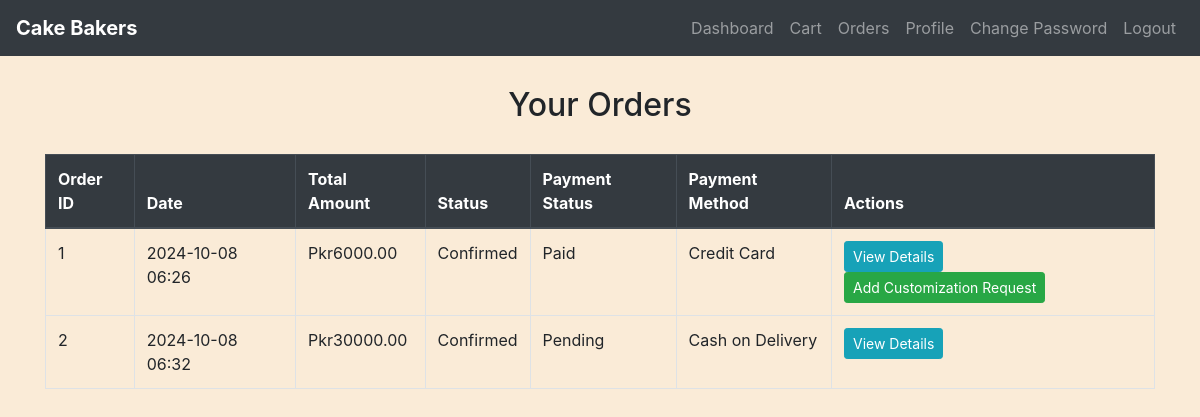
The app's page /view_orders/ (signed in), older data.
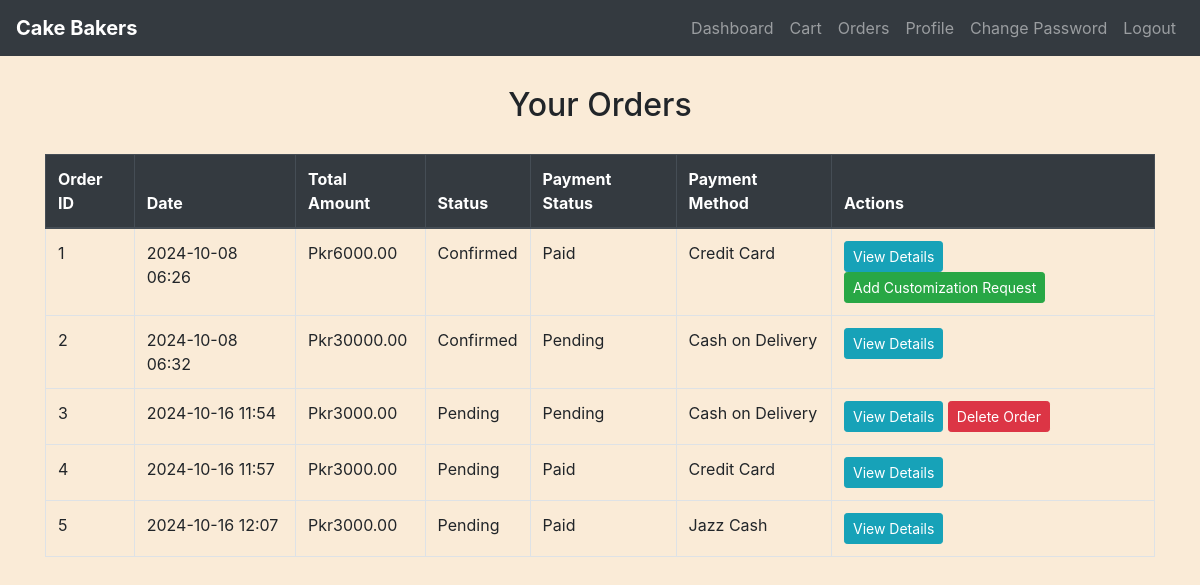
The same page, newer data.
### myapp/models.py (models this page shows, shortened)
class Order(models.Model):
    ORDER_STATUS_CHOICES = [
        ('Pending', 'Pending'),
        ('Confirmed', 'Confirmed'),
        ('Shipped', 'Shipped'),
        ('Delivered', 'Delivered'),
        ('Canceled', 'Canceled')
    ]
    PAYMENT_STATUS_CHOICES = [
        ('Pending', 'Pending'),
        ('Paid', 'Paid')
    ]
    PAYMENT_METHOD_CHOICES = [
        ('Cash on Delivery', 'Cash on Delivery'),
        ('Credit Card', 'Credit Card'),
        ('Jazz Cash', 'Jazz Cash'),
        ('Easy Paisa', 'Easy Paisa')
    ]
    user = models.ForeignKey(User, on_delete=models.CASCADE)
    address = models.CharField(max_length=255)
    order_date = models.DateTimeField(auto_now_add=True)
    order_status = models.CharField(max_length=10, choices=ORDER_STATUS_CHOICES, default='Pending')
    total_amount = models.DecimalField(max_digits=10, decimal_places=2)
    payment_status = models.CharField(max_length=10, choices=PAYMENT_STATUS_CHOICES, default='Pending')
    payment_method = models.CharField(max_length=20, choices=PAYMENT_METHOD_CHOICES)

### myapp/views.py (the view)
# urls.py: path('view_orders/', views.view_orders, name='view_orders'),
@login_required
def view_orders(request):
    orders = Order.objects.filter(user=request.user)
    return render(request, 'view_orders.html', {'orders': orders})

### templates/view_orders.html (shortened to what this page needs)
{% extends "base.html" %}
{% block content %}
<div class="container mt-4">
    <h2>Your Orders</h2>
    {% if orders %}
        <table class="table table-bordered">
            <thead class="thead-dark">
                <tr>
                    <th>Order ID</th>
                    <th>Date</th>
                    <th>Total Amount</th>
                    <th>Status</th>
                    <th>Payment Status</th>
                    <th>Payment Method</th>
                    <th>Actions</th>
                </tr>
            </thead>
            <tbody>
                {% for order in orders %}
                    <tr>
                        <td>{{ order.id }}</td>
                        <td>{{ order.order_date|date:"Y-m-d H:i" }}</td>
                        <td>Pkr{{ order.total_amount|floatformat:2 }}</td>
                        <td>{{ order.get_order_status_display }}</td>
                        <td>{{ order.get_payment_status_display }}</td>
                        <td>{{ order.get_payment_method_display }}</td>
                        <td>
                            <a href="{% url 'view_order_details' order.id %}" class="btn btn-info btn-sm">View Details</a>
                            {% if order.order_status == 'Pending' and order.payment_method == 'Cash on Delivery' %}
                                <form method="POST" action="{% url 'delete_order' order.id %}" style="display:inline;">
                                    <button type="submit" class="btn btn-danger btn-sm">Delete Order</button>
                                </form>
                            {% endif %}
                            {% if order.payment_status == 'Paid' and order.order_status == 'Confirmed' %}
                                <a href="{% url 'customization_request' order.id %}" class="btn btn-success btn-sm">Add Customization Request</a>
                            {% endif %}
                        </td>
                    </tr>
                {% endfor %}
            </tbody>
        </table>
    {% else %}
        <p>You have no orders yet.</p>
    {% endif %}
</div>
{% endblock %}

### templates/base.html (shortened to what this page needs)
<!DOCTYPE html>
{% load static %}
<html lang="en">
<head>
    <link href="https://stackpath.bootstrapcdn.com/bootstrap/4.5.2/css/bootstrap.min.css" rel="stylesheet">
    <link href="https://cdnjs.cloudflare.com/ajax/libs/font-awesome/5.15.4/css/all.min.css" rel="stylesheet">
</head>
<body>
    <nav class="navbar navbar-expand-lg navbar-dark bg-dark">
        <a class="navbar-brand" href="{% url 'index' %}"><strong>Cake Bakers</strong></a>
        <div class="collapse navbar-collapse" id="navbarNav">
            <ul class="navbar-nav ml-auto">
                {% if user.is_authenticated %}
                    <li class="nav-item">
                        <a class="nav-link" href="{% url 'dashboard' %}">Dashboard</a>
                    </li>
                    <li class="nav-item">
                        <a class="nav-link" href="{% url 'view_cart' %}">Cart</a>
                    </li>
                    <li class="nav-item">
                        <a class="nav-link" href="{% url 'view_orders' %}">Orders</a>
                    </li>
                    <li class="nav-item">
                        <a class="nav-link" href="{% url 'update_profile' %}">Profile</a>
                    </li>
                    <li class="nav-item">
                        <a class="nav-link" href="{% url 'change_password' %}">Change Password</a>
                    </li>
                    <li class="nav-item">
                        <a class="nav-link" href="{% url 'logout' %}">Logout</a>
                    </li>
                {% endif %}
            </ul>
        </div>
    </nav>
    <main>
        {% block content %}
        {% endblock %}
    </main>
</body>
</html>

### templates/base.html (style rules this page uses)
body { background-color: antiquewhite; }
h1, h2, h3, h4 { margin: 30px; text-align: center; }

Row changes from the older to the newer data that the page shows:
added Order: id "3", order_date "2024-10-16 11:54", total_amount "3000.00", order_status "Pending", payment_status "Pending", payment_method "Cash on Delivery", shows "Delete Order"
added Order: id "4", order_date "2024-10-16 11:57", total_amount "3000.00", order_status "Pending", payment_status "Paid", payment_method "Credit Card"
added Order: id "5", order_date "2024-10-16 12:07", total_amount "3000.00", order_status "Pending", payment_status "Paid", payment_method "Jazz Cash"
